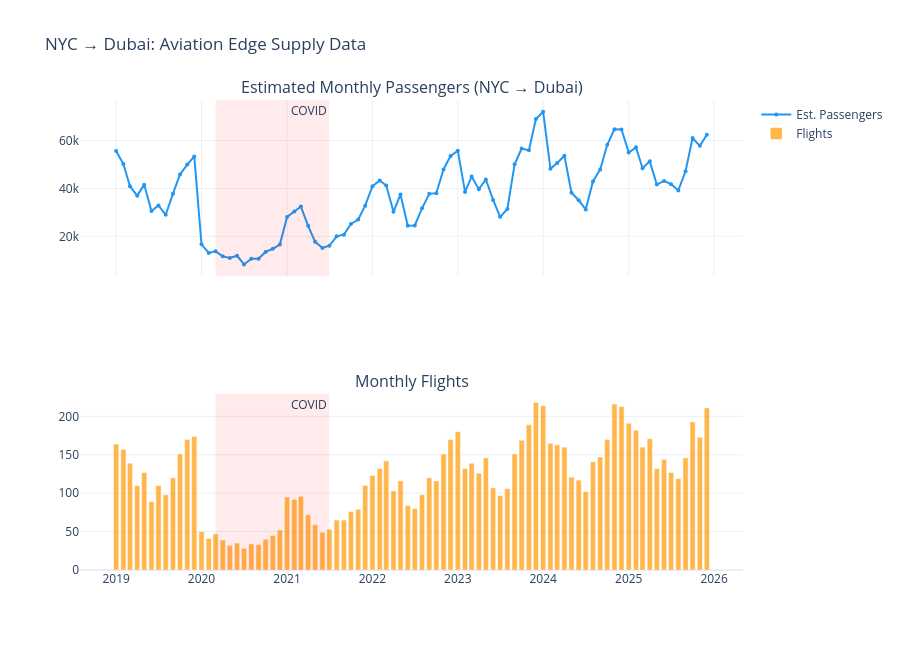

Notebook cell for this chart:
### Code cell
# ── Monthly Passenger Capacity & Flight Count ──────────────────
fig = make_subplots(rows=2, cols=1, shared_xaxes=True,
                    subplot_titles=("Estimated Monthly Passengers (NYC → Dubai)",
                                    "Monthly Flights"))

fig.add_trace(go.Scatter(
    x=capacity["DATE"], y=capacity["EST_PASSENGERS"],
    mode="lines+markers", name="Est. Passengers",
    line=dict(color="#2196F3", width=2), marker=dict(size=4),
), row=1, col=1)

fig.add_trace(go.Bar(
    x=capacity["DATE"], y=capacity["MONTHLY_FLIGHTS"],
    name="Flights", marker_color="#FF9800", opacity=0.7,
), row=2, col=1)

fig.add_vrect(x0="2020-03-01", x1="2021-06-30", fillcolor="red", opacity=0.08,
              line_width=0, annotation_text="COVID", row="all", col=1)

fig.update_layout(height=650, template="plotly_white",
                  title_text="NYC → Dubai: Aviation Edge Supply Data")
fig.show()
